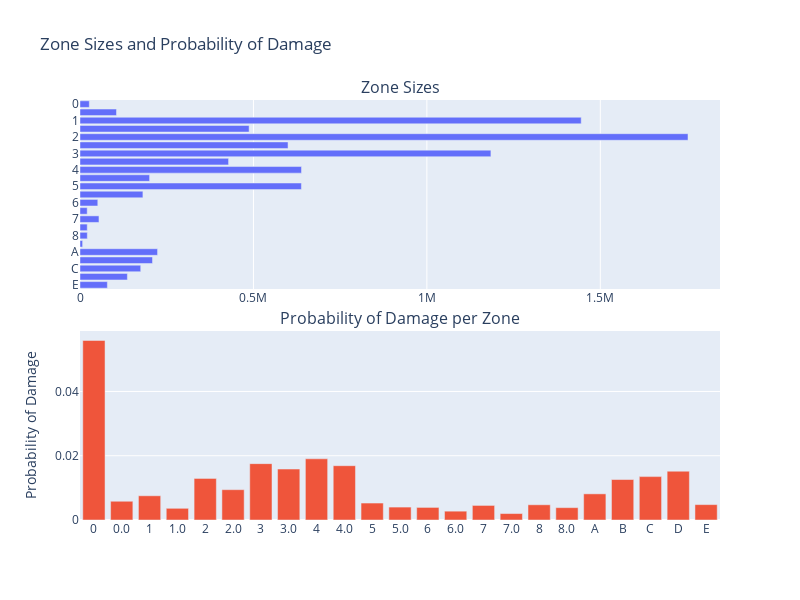

Notebook cell for this chart:
### Code cell
# Calculate the total number of observations and the percentage of damage by category
total_counts = df.groupby('ZONE').size().reset_index(name='total_count')
damage_counts = df[df['DAMAGE'] == 1].groupby('ZONE').size().reset_index(name='damage_count')
summary = total_counts.merge(damage_counts, on='ZONE', how='left').fillna(0)
summary['damage_prob'] = (summary['damage_count'] / summary['total_count'])
summary['zone_percent'] = (summary['total_count'] / summary['total_count'].sum())

# Sort summary
summary = summary.sort_values(by=['ZONE'], ascending=False).reset_index(drop=True)

# Create a subplot
fig = make_subplots(rows=2, cols=1, shared_xaxes=False, 
                    vertical_spacing=0.1, subplot_titles=("Zone Sizes", "Probability of Damage per Zone"))

# Add horizontal bar chart
fig.add_trace(go.Bar(
    y=summary['ZONE'],
    x=summary['total_count'],
    orientation='h',
    name='Zone Size'
), row=1, col=1)

# Sort summary
summary = summary.sort_values(by=['ZONE'], ascending=True).reset_index(drop=True)

# Add bar chart for percentage of damage
fig.add_trace(go.Bar(
    x=summary['ZONE'],
    y=summary['damage_prob'],
    name='Probability of Damage'
), row=2, col=1)

# Update layout
fig.update_layout(height=600, width=800, showlegend=False, 
                  title_text="Zone Sizes and Probability of Damage",
                  yaxis2_title="Probability of Damage")

fig.show()

### Figure 1 — Plotly figure (JSON) as saved in the notebook; plotly's stock layout.template omitted (floating-point values rounded to 4 significant figures)
{"data": [{"name": "Zone Size", "orientation": "h", "type": "bar", "x": [78919, 136598, 175040, 208983, 223608, 7547, 21093, 20884, 54682, 20736, 51300, 181350, 638280, 200638, 638604, 428303, 1184623, 599770, 1752810, 487567, 1444941, 105238, 26878], "xaxis": "x", "y": ["E", "D", "C", "B", "A", "8.0", "8", "7.0", "7", "6.0", "6", "5.0", "5", "4.0", "4", "3.0", "3", "2.0", "2", "1.0", "1", "0.0", "0"], "yaxis": "y"}, {"name": "Probability of Damage", "type": "bar", "x": ["0", "0.0", "1", "1.0", "2", "2.0", "3", "3.0", "4", "4.0", "5", "5.0", "6", "6.0", "7", "7.0", "8", "8.0", "A", "B", "C", "D", "E"], "xaxis": "x2", "y": [0.05588, 0.005834, 0.00754, 0.003643, 0.01294, 0.009437, 0.01754, 0.01586, 0.01904, 0.0169, 0.005278, 0.00402, 0.003918, 0.002749, 0.004535, 0.002011, 0.004741, 0.003843, 0.008139, 0.0126, 0.01351, 0.01519, 0.00479], "yaxis": "y2"}], "layout": {"annotations": [{"font": {"size": 16}, "showarrow": false, "text": "Zone Sizes", "x": 0.5, "xanchor": "center", "xref": "paper", "y": 1, "yanchor": "bottom", "yref": "paper"}, {"font": {"size": 16}, "showarrow": false, "text": "Probability of Damage per Zone", "x": 0.5, "xanchor": "center", "xref": "paper", "y": 0.45, "yanchor": "bottom", "yref": "paper"}], "height": 600, "showlegend": false, "title": {"text": "Zone Sizes and Probability of Damage"}, "width": 800, "xaxis": {"anchor": "y", "domain": [0, 1]}, "xaxis2": {"anchor": "y2", "domain": [0, 1]}, "yaxis": {"anchor": "x", "domain": [0.55, 1]}, "yaxis2": {"anchor": "x2", "domain": [0, 0.45], "title": {"text": "Probability of Damage"}}}}
